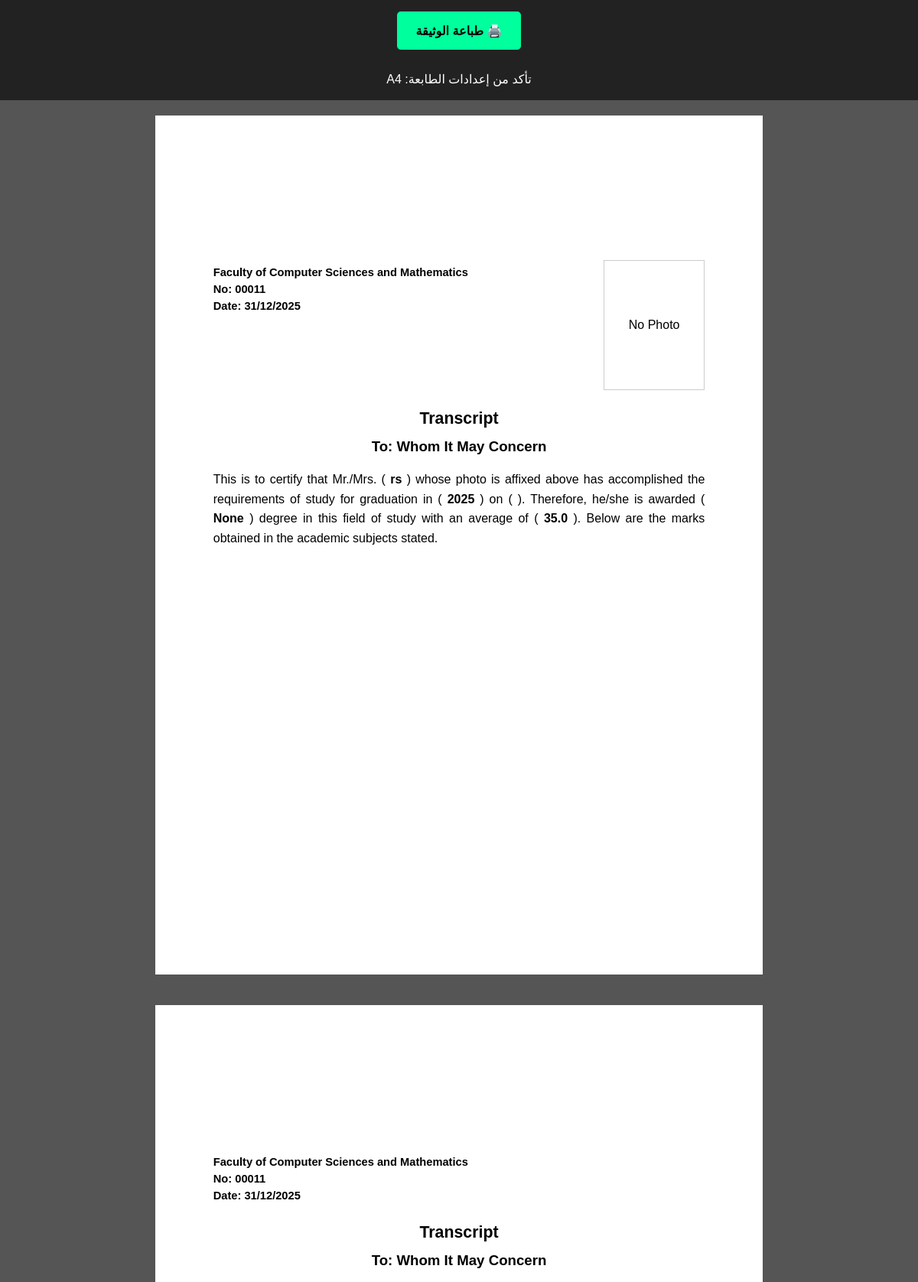
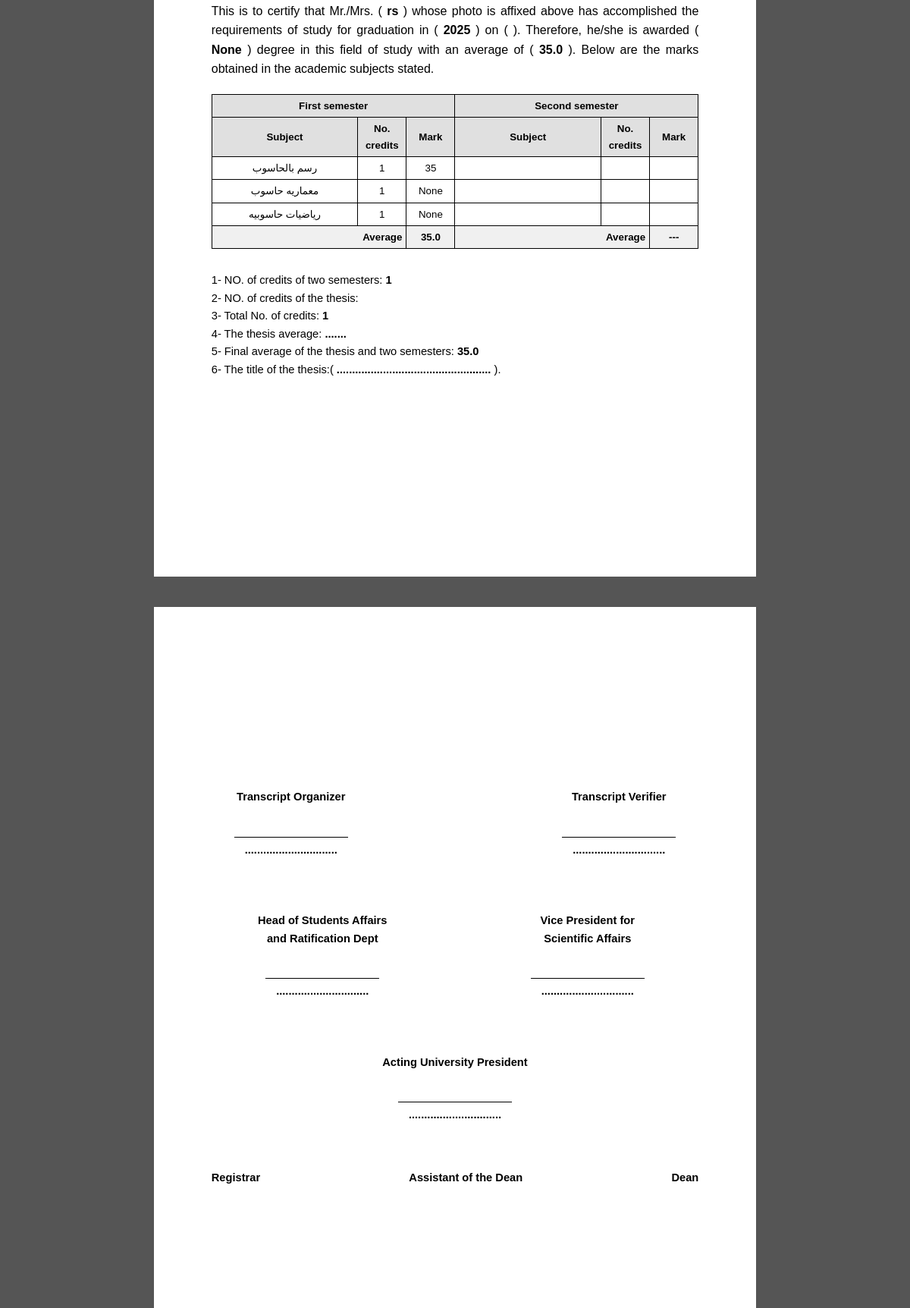
The app's page /admin/student/11/print_application (signed in, upper part) with its own data (2 pictures, top to bottom).
### tables this page shows
CREATE TABLE students (
            id INTEGER PRIMARY KEY AUTOINCREMENT,
            full_name TEXT NOT NULL,
            student_id TEXT UNIQUE NOT NULL,
            email TEXT,
            phone TEXT,
            college TEXT,
            department TEXT,
            level TEXT,
            image_filename TEXT
        , study_type TEXT, password TEXT, full_name_en TEXT, department_en TEXT, level_en TEXT);

CREATE TABLE admission (
            student_id INTEGER PRIMARY KEY,
            type TEXT,
            year TEXT,
            avg TEXT,
            notes TEXT, graduation_date TEXT, doc_no TEXT, doc_date TEXT,
            FOREIGN KEY (student_id) REFERENCES students (id)
        );

CREATE TABLE courses (
            id INTEGER PRIMARY KEY AUTOINCREMENT,
            student_id INTEGER NOT NULL,
            course_name TEXT NOT NULL,
            semester TEXT,
            credits INTEGER, grade TEXT, coursework_total INTEGER, coursework_breakdown TEXT, final_exam INTEGER,
            FOREIGN KEY (student_id) REFERENCES students (id)
        );

### server.py (the view)
@app.route("/admin/student/<int:student_id>/print_application")
@login_required
def admin_student_print(student_id):
    conn = get_students_db()
    s = conn.execute("SELECT * FROM students WHERE id=?", (student_id,)).fetchone()
    a = conn.execute("SELECT * FROM admission WHERE student_id=?", (student_id,)).fetchone()
    c = conn.execute("SELECT * FROM courses WHERE student_id=?", (student_id,)).fetchall()
    r = conn.execute("SELECT * FROM research WHERE student_id=?", (student_id,)).fetchone()
    comp = conn.execute("SELECT * FROM competency WHERE student_id=?", (student_id,)).fetchone()
    p = conn.execute("SELECT * FROM plan WHERE student_id=?", (student_id,)).fetchone()
    conn.close()
    sum1, cnt1, sum2, cnt2, creds = 0,0,0,0,0
    for co in c:
        try:
            gr = float(co["grade"])
            creds += int(co["credits"])
            if 'أول' in co["semester"]: sum1, cnt1 = sum1+gr, cnt1+1
            elif 'ثاني' in co["semester"]: sum2, cnt2 = sum2+gr, cnt2+1
        except: pass
    return render_template("print_student.html", student=s, admission=a, courses=c, research=r, competency=comp, plan=p,
                           issue_date=datetime.datetime.now(),
                           transcript_number=str(s['id']).zfill(5),
                           avg_sem1=round(sum1/cnt1,2) if cnt1 else '---',
                           avg_sem2=round(sum2/cnt2,2) if cnt2 else '---',
                           course_credits_sum=creds,
                           total_credits_all=creds + (int(r['credits']) if r and r['credits'] else 0),
                           thesis_grade=r['grade'] if r and r['grade'] else '.......')

### server.py (called while the page is built)
@app.before_request
def csrf_protect():
    if request.method == "POST":
        token = session.pop('_csrf_token', None)
        if not token or token != request.form.get('csrf_token'):
            abort(403)

def get_students_db():
    conn = sqlite3.connect(STUDENTS_DB_PATH)
    conn.row_factory = sqlite3.Row
    return conn

def login_required(f):
    @wraps(f)
    def wrapper(*args, **kwargs):
        if "user" not in session:
            return redirect(url_for("login"))
        return f(*args, **kwargs)
    return wrapper

### templates/print_student.html (shortened to what this page needs)
<!DOCTYPE html>
<html lang="en">
<head>
    <link rel="stylesheet" href="{{ url_for('static', filename='css/style.css') }}">
</head>
<body>
    <div class="no-print" style="text-align: center; padding: 15px; background: #222; color: #fff;">
        <button onclick="window.print()" style="padding: 10px 25px; font-size: 16px; cursor: pointer; background: #00ff9d; border: none; font-weight: bold; border-radius: 5px;">🖨️ طباعة الوثيقة</button>
        <br><br>تأكد من إعدادات الطابعة: A4
    </div>
    <div class="sheet ltr">
        <div class="header-container">
            <div class="header-text">
                Faculty of Computer Sciences and Mathematics<br>
                No: {{ transcript_number or '.....' }}<br>
                Date: {{ issue_date.strftime('%d/%m/%Y') if issue_date else '../../....' }}
            </div>
            <div class="photo-frame">
                {% if student.image_filename %}
                    <img src="{{ url_for('static', filename='uploads/' + student.image_filename) }}">
                {% else %}
                    <span>No Photo</span>
                {% endif %}
            </div>
        </div>
        <div class="center-title">
            <div class="main-title">Transcript</div>
            <div class="sub-title">To: Whom It May Concern</div>
        </div>
        <div class="body-text ltr">
            This is to certify that Mr./Mrs. ( <b>{{ student.full_name_en or student.full_name }}</b> ) whose photo is affixed above has accomplished the requirements of study for graduation in ( <b>{{ admission.year }}</b> ) on ( <b>{{ grad_date }}</b> ). Therefore, he/she is awarded ( <b>{{ student.level_en or student.level }}</b> ) degree in this field of study with an average of ( <b>{{ admission.avg }}</b> ). Below are the marks obtained in the academic subjects stated.
        </div>
    </div>
    <div class="sheet ltr">
        <div class="header-container">
            <div class="header-text">
                Faculty of Computer Sciences and Mathematics<br>
                No: {{ transcript_number or '.....' }}<br>
                Date: {{ issue_date.strftime('%d/%m/%Y') if issue_date else '../../....' }}
            </div>
        </div>
        <div class="center-title">
            <div class="main-title">Transcript</div>
            <div class="sub-title">To: Whom It May Concern</div>
        </div>
        <div class="body-text ltr">
            This is to certify that Mr./Mrs. ( <b>{{ student.full_name_en or student.full_name }}</b> ) whose photo is affixed above has accomplished the requirements of study for graduation in ( <b>{{ admission.year }}</b> ) on ( <b>{{ grad_date }}</b> ). Therefore, he/she is awarded ( <b>{{ student.level_en or student.level }}</b> ) degree in this field of study with an average of ( <b>{{ admission.avg }}</b> ). Below are the marks obtained in the academic subjects stated.
        </div>
        <table class="grades-table">
            <thead>
                <tr>
                    <th colspan="3">First semester</th>
                    <th colspan="3">Second semester</th>
                </tr>
                <tr>
                    <th width="30%">Subject</th><th width="10%">No. credits</th><th width="10%">Mark</th>
                    <th width="30%">Subject</th><th width="10%">No. credits</th><th width="10%">Mark</th>
                </tr>
            </thead>
            <tbody>
                {% set sem1 = [] %}{% set sem2 = [] %}
                {% set max_rows = sem1|length if sem1|length > sem2|length else sem2|length %}
                {% for i in range(max_rows) %}
                <tr>
                    <td>{{ sem1[i].course_name if i < sem1|length else '' }}</td>
                    <td>{{ sem1[i].credits if i < sem1|length else '' }}</td>
                    <td>{{ sem1[i].grade if i < sem1|length else '' }}</td>
                    <td>{{ sem2[i].course_name if i < sem2|length else '' }}</td>
                    <td>{{ sem2[i].credits if i < sem2|length else '' }}</td>
                    <td>{{ sem2[i].grade if i < sem2|length else '' }}</td>
                </tr>
                {% endfor %}
                <tr style="background-color: #f0f0f0; font-weight: bold;">
                    <td colspan="2" style="text-align: right; padding-right: 5px;">Average</td>
                    <td>{{ avg_sem1 }}</td>
                    <td colspan="2" style="text-align: right; padding-right: 5px;">Average</td>
                    <td>{{ avg_sem2 }}</td>
                </tr>
            </tbody>
        </table>
        <div class="footer-points ltr">
            <div>1- NO. of credits of two semesters: <b>{{ course_credits_sum }}</b></div>
            <div>2- NO. of credits of the thesis: <b>{{ thesis_credits }}</b></div>
            <div>3- Total No. of credits: <b>{{ total_credits_all }}</b></div>
            <div>4- The thesis average: <b>{{ thesis_grade }}</b></div>
            <div>5- Final average of the thesis and two semesters: <b>{{ admission.avg if admission.avg else '.......' }}</b></div>
            <div>6- The title of the thesis:( <b>{{ research.title if research and research.title else '..................................................' }}</b> ).</div>
        </div>
    </div>
    <div class="sheet ltr">
        <div class="signatures-container ltr">
            <div class="signatures-top">
                <div class="sig-box">
                    <div class="sig-title">Transcript Organizer</div>
                    <div class="sig-name">..............................</div>
                </div>
                <div class="sig-box">
                    <div class="sig-title">Transcript Verifier</div>
                    <div class="sig-name">..............................</div>
                </div>
            </div>
            <div class="signatures-middle">
                <div class="sig-box" style="width: 40%;">
                    <div class="sig-title">Head of Students Affairs<br>and Ratification Dept</div>
                    <div class="sig-name">..............................</div>
                </div>
                <div class="sig-box" style="width: 40%;">
                    <div class="sig-title">Vice President for<br>Scientific Affairs</div>
                    <div class="sig-name">..............................</div>
                </div>
            </div>
            <div class="signatures-bottom">
                <div class="sig-box" style="margin: 0 auto; width: 50%;">
                    <div class="sig-title">Acting University President</div>
                    <div class="sig-name">..............................</div>
                </div>
            </div>
            <div style="display: flex; justify-content: space-between; margin-top: 60px; font-weight: bold; font-size: 11pt;">
                <div>Registrar</div>
                <div>Assistant of the Dean</div>
                <div>Dean</div>
            </div>
        </div>
    </div>
</body>
</html>

### static/css/style.css (style rules this page uses)
:root { --primary-color: #00ff9d; --primary-dark: #00cc7a; --primary-hover: #00e68e; --bg-dark: #050e14; --bg-sidebar: #02080c; --glass-bg: rgba(0, 255, 157, 0.03); --text-main: #ffffff; --text-muted: #b0f2d9; --border-color: rgba(0, 255, 157, 0.25); --error: #ff4f5e; --success: #2ecc71; --input-bg: rgba(0, 0, 0, 0.5); }
* { margin: 0; padding: 0; box-sizing: border-box; font-family: "Cairo", sans-serif; }
html, body { height: 100%; }
body { background-color: var(--bg-dark); color: var(--text-main); display: flex; flex-direction: column; min-height: 100vh; overflow-x: hidden; line-height: 1.6; direction: rtl; transition: background-color 0.3s, color 0.3s; }
button, .btn, .action-btn { height: 50px; padding: 0 30px; border-radius: 10px; border: none; cursor: pointer; font-size: 15px; font-weight: 700; color: #000; background: var(--primary-color); transition: all 0.3s ease; display: inline-flex; align-items: center; justify-content: center; gap: 8px; white-space: nowrap; text-decoration: none !important; }

### templates/print_student.html (style rules this page uses)
body { margin: 0; padding: 0; background: #555; font-family: 'Times New Roman', serif; color: #000; -webkit-print-color-adjust: exact; }
.sheet { width: 210mm; min-height: 297mm; margin: 20px auto; background: white; padding: 50mm 20mm 20mm 20mm; box-sizing: border-box; display: flex; flex-direction: column; page-break-after: always; }
.header-container { display: flex; justify-content: space-between; align-items: flex-start; width: 100%; margin-bottom: 20px; direction: inherit; }
.header-text { font-size: 11pt; font-weight: bold; line-height: 1.5; padding-top: 5px; }
.photo-frame { width: 35mm; height: 45mm; display: flex; align-items: center; justify-content: center; border: 1px solid #ccc; }
.ltr { direction: ltr; }
.ltr .header-text { text-align: left; }
.center-title { text-align: center; font-weight: bold; margin-bottom: 15px; clear: both; }
.main-title { font-size: 16pt; margin-bottom: 5px; }
.sub-title { font-size: 14pt; }
.body-text { font-size: 12pt; line-height: 1.6; text-align: justify; margin-bottom: 20px; }
.body-text b { font-weight: bold; }
.grades-table { width: 100%; border-collapse: collapse; font-size: 10pt; margin-bottom: 20px; direction: ltr; }
.grades-table th, .grades-table td { border: 1px solid #000; padding: 4px; text-align: center; height: 22px; }
.grades-table th { background-color: #e0e0e0 !important; font-weight: bold; }
.footer-points { font-size: 11pt; line-height: 1.6; margin-top: 10px; }
.footer-points.ltr { direction: ltr; text-align: left; }
.signatures-container { margin-top: 50px; width: 100%; }
.signatures-top, .signatures-middle { display: flex; justify-content: space-between; margin-bottom: 70px; padding: 0 30px; }
.signatures-bottom { text-align: center; margin-top: 40px; }
.sig-box { text-align: center; font-weight: bold; font-size: 11pt; }
.sig-title { margin-bottom: 40px; }
.sig-name { border-top: 1px solid #000; padding-top: 5px; min-width: 150px; display: inline-block; }

### records on screen
students: full_name_en "rs", level_en "None"
admission: year "2025", avg "35.0"
courses: course_name "رسم بالحاسوب", credits "1", grade "35"
courses: course_name "معماريه حاسوب", credits "1"
courses: course_name "رياضيات حاسوبيه", credits "1"

### other values on screen
{{ transcript_number or '.....' }} "00011"
{{ sem1[i].grade if i < sem1|length else '' }} "None" "None"
{{ avg_sem1 }} "35.0"
{{ avg_sem2 }} "---"
{{ course_credits_sum }} "1"
{{ total_credits_all }} "1"
{{ thesis_grade }} "......."
